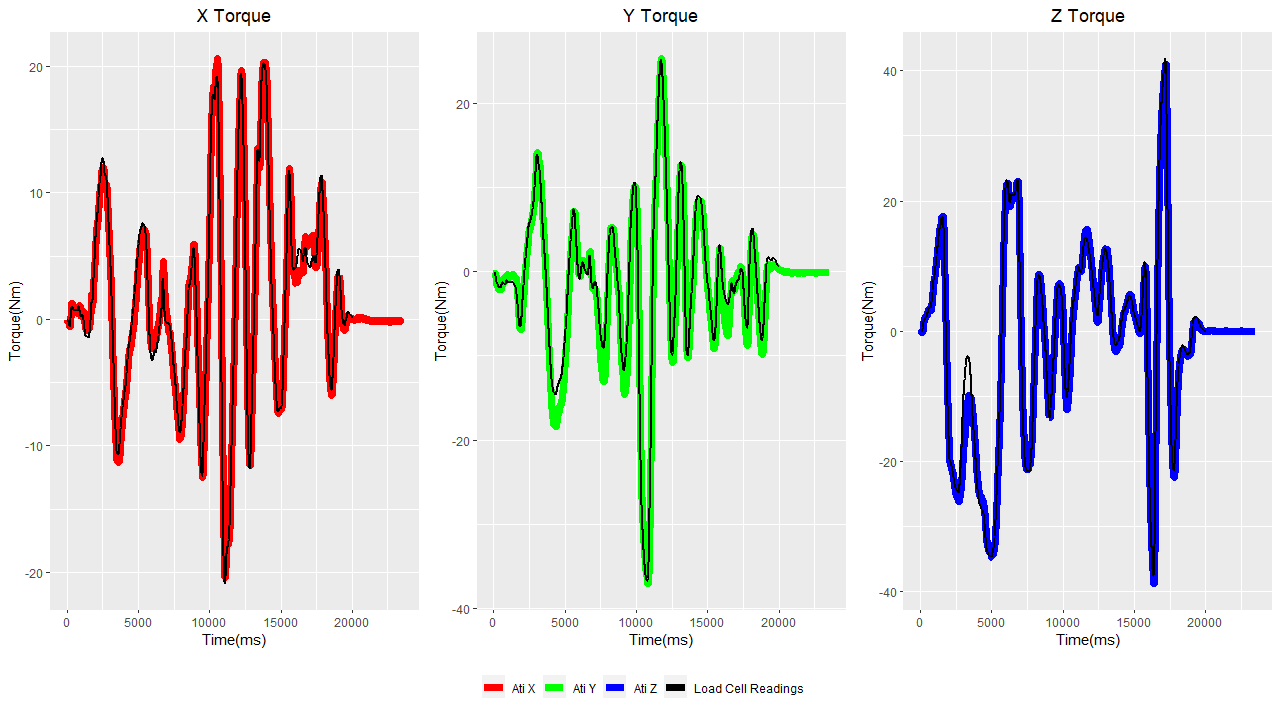

This chart was generated by the following R code:
library(grid)
library(gridExtra)
library(tidyverse)
library(ggplot2)
Sys.time()


# To load the data  from your local directory:
# (Step 1) Click on the Session tab. Step 2) Click on Set Working Directory > To Source File Location. Afterwards, you working directory will be changed to the location of your source file.)
ati <- read.csv("2021-09-22_01-55-09_FT27437.csv")

loopCount = as.numeric(row.names(ati))

# running average to filter/smooth the data from the ATI 
ati$Fx_f <- stats::filter(ati$Fx, rep(1/20,20), sides=2)
ati$Fy_f <- stats::filter(ati$Fy, rep(1/20,20), sides=2)
ati$Fz_f <- stats::filter(ati$Fz, rep(1/20,20), sides=2)
ati$Tx_f <- stats::filter(ati$Tx, rep(1/20,20), sides=2)
ati$Ty_f <- stats::filter(ati$Ty, rep(1/20,20), sides=2)
ati$Tz_f <- stats::filter(ati$Tz, rep(1/20,20), sides=2)  

{
  start_time <- Sys.time()
  for (i in loopCount){
    s = ati$Time[i]
    
    hours = as.numeric(str_sub(s, 2, 3))
    minutes = as.numeric(str_sub(s, 5, 6))
    seconds = as.numeric(str_sub(s, 8, 9))
    millis = as.numeric(str_sub(s, 11, 13))
    
    ati$timeElapsed[i] = (((hours*3600)+(minutes*60)+seconds)*1000)+millis
  }
  
  
  # flag for end of ms    
  for (i in loopCount){ 
    if(ati$timeElapsed[i] != ati$timeElapsed[i+1])
    {
      ati$newTime[i] = FALSE
    } 
    else if (ati$timeElapsed[i] == ati$timeElapsed[i+1])
    {
      ati$newTime[i] = TRUE
    }
  }
    
  
  end_time <- Sys.time()
  print(end_time - start_time)
}

# drop frames that do not contain the averate    
ati <- subset (ati,ati$newTime == FALSE)

# reset the index order
row.names(ati) <- NULL

write.csv(ati, "2021-09-22_01-55-09_FT27437_clean.csv")

########################################################################################
#           TIDY UP DATA BEFORE PLOTTING 
########################################################################################

ati <- read.csv("2021-09-22_01-55-09_FT27437_clean.csv")
cell <- read.csv("2021-09-22_01-55-09_cellReading.csv")

# Plot to view the capture data 
ggplot() +
  geom_line(data=ati2, aes( x = as.numeric(row.names(ati2)), y=Fx), color='red')+
  geom_line(data=ati2, aes( x = as.numeric(row.names(ati2)), y=Fy), color='green')+
  geom_line(data=ati2, aes( x = as.numeric(row.names(ati2)), y=Fz), color='blue')

ggplot() +
  geom_line(data=cell, aes( x = as.numeric(row.names(cell)), y=x), color='red')+
  geom_line(data=cell, aes( x = as.numeric(row.names(cell)), y=y), color='green')+
  geom_line(data=cell, aes( x = as.numeric(row.names(cell)), y=z), color='blue')

# align the begining of the data from both of the dataframes
cell <- cell[-c(0:40600),]
row.names(cell)<- NULL
cell <- cell[c(0:1700),]

ati <- ati[-c(0:3000),]
row.names(ati)<- NULL

# reset the ellapsed ms to 0 
for (i in 1:nrow(cell)){cell$ellapsedMs[i] <- (cell$millis[i+1]- cell$millis[i])}
for (i in 2:nrow(cell)){cell$ellapsedMs[i] <- (cell$ellapsedMs[i] + cell$ellapsedMs[i-1])}
cell$ellapsedMs[1] = 0

for (i in 1:nrow(ati)){ati$ellapsedMs[i] <- (ati$timeElapsed[i+1]- ati$timeElapsed[i])}
for (i in 2:nrow(ati)){ati$ellapsedMs[i] <- (ati$ellapsedMs[i] + ati$ellapsedMs[i-1])}
ati$ellapsedMs[1] = 0

# cell meassures is scale up by, make both frames Nm
cell$x <-  cell$x/100
cell$y <-  cell$y/100
cell$z <-  cell$z/100

cell$x_f <- stats::filter(cell$x, rep(1/5,5), sides=2)
cell$y_f <- stats::filter(cell$y, rep(1/5,5), sides=2)
cell$z_f <- stats::filter(cell$z, rep(1/5,5), sides=2)

cell <- na.omit(cell)
ati <- subset(ati,select = -c(X))
ati <- na.omit(ati)



# plot for the X axis
xPlot <- ggplot() +
  geom_line(data=ati, aes( x = ellapsedMs, y=Fx_f,colour = 'ati X'), lwd = 2.5)+
  geom_line(data=cell, aes( x = ellapsedMs, y=x_f, colour = 'cell'), lwd = 0.8)+
  ggtitle("X Torque")+
  theme(legend.position = "none",
        plot.title = element_text(hjust = 0.5))+
  labs(x = "Time(ms)", 
       y = "Torque(Nm)")+
  scale_colour_manual(name = "Readings", 
                      values = c("ati X" = "red",
                                 "cell" = "black"))

# plot for the Y axis
yPlot <- ggplot() +
  geom_line(data=ati, aes( x = ellapsedMs, y=Fy_f, colour = 'ati Y'), lwd = 2.5)+
  geom_line(data=cell, aes( x = ellapsedMs, y=y_f, colour = 'cell'), lwd = 0.8)+
  ggtitle("Y Torque")+
  theme(legend.position = "none",
        plot.title = element_text(hjust = 0.5))+
  labs(x = "Time(ms)", y= "Torque(Nm)")+
  scale_colour_manual(name = "", 
                      values = c("ati Y" = "green",
                      "cell" = "black"))

# plot for the Z axis
zPlot <- ggplot() +
  geom_line(data=ati, aes( x = ellapsedMs, y=Fz_f, colour = 'ati Z'),lwd = 2.5)+
  geom_line(data=cell, aes( x = ellapsedMs, y=z_f, colour = 'cell'),lwd = 0.8)+
  ggtitle("Z Torque")+
  theme(legend.position = "none",
        plot.title = element_text(hjust = 0.5))+
  labs(x = "Time(ms)", y= "Torque(Nm)")+
  scale_colour_manual(name = "", 
                      values = c("ati Z" = "blue", 
                                 "cell" = "black"))

plotLegend <- ggplot() +
  geom_line(data=ati, aes( x = ellapsedMs, y=Fx_f,colour = 'ati X'), lwd = 2.5)+
  theme(legend.position = "bottom")+
  scale_colour_manual(name = "", 
                      values = c("Ati X" = "red",
                                 "Ati Y" = "green",
                                 "Ati Z" = "blue",
                                 "Load Cell Readings" = "black"))

get_legend<-function(myggplot){
  tmp <- ggplot_gtable(ggplot_build(myggplot))
  leg <- which(sapply(tmp$grobs, function(x) x$name) == "guide-box")
  legend <- tmp$grobs[[leg]]
  return(legend)
}

myLegend <- get_legend(plotLegend)

# Draw plots with shared legend
grid.arrange(
  arrangeGrob(xPlot,yPlot,zPlot, ncol = 3),
             myLegend, nrow = 2, heights = c(10, 1))
